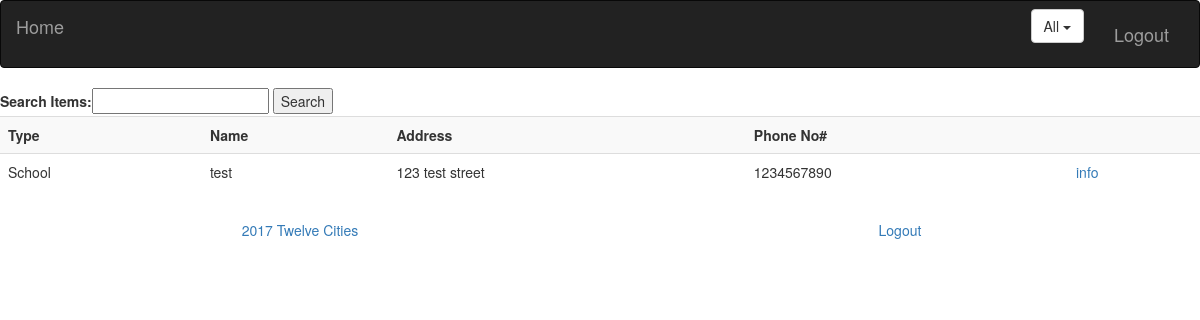
The page /item/ on the database as committed earlier.
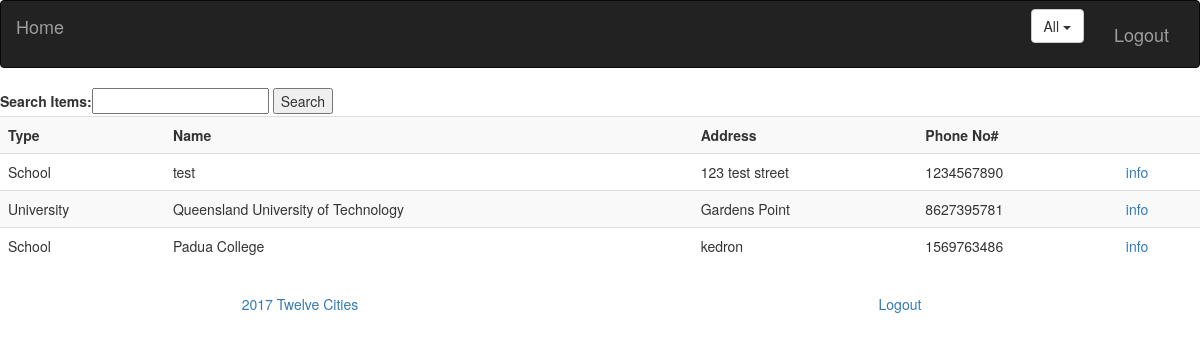
The same page on the database as committed later.
### loginlanding/models.py (models this page shows, shortened)
class facilities(models.Model):
	email = models.CharField(max_length=200)
	name = models.CharField(max_length=200)
	address = models.CharField(max_length=200)
	facilityType = models.CharField(max_length=200)
	phone = models.CharField(max_length=10)
	description = models.TextField
	latitude = models.DecimalField(max_digits=8, decimal_places=4)
	longitude = models.DecimalField(max_digits=8, decimal_places=4)

### loginlanding/views.py (the view)
# urls.py: url('in/(?P<id>[a-z,A-Z,0-9]+)/$', views.index2, name='index'),
def index(request):
    if request.method == 'POST':
        form = search(request.POST)
        if form.is_valid():
            userSearch = form.data['search']
            return redirect('/item/search/'+userSearch, permanent=True)
    else:
        form = search()
    all_facilities = facilities.objects.all()
    template = loader.get_template('loginlanding/index.html')
    context = {
        'all_facilities': all_facilities,
    }
    return render(request, 'loginlanding/index.html', {'all_facilities': all_facilities, 'form': form})

### loginlanding/forms.py
class search(forms.Form):
    search = forms.CharField(label='Search Items', max_length=100)

### loginlanding/templates/loginlanding/index.html (shortened to what this page needs)
{% extends 'loginlanding/base.html' %}
{% block base %}
	<form action="" method="post">
    {{ form }}
    <input type="submit" value="Search" />
    <table class="table table-striped">
        <tr>
            <th>Type</th>
            <th>Name</th>
            <th>Address</th>
            <th>Phone No#</th>
            <th></th>
        </tr>
        {% for facilities in all_facilities %}
            <tr>
            <td>{{facilities.facilityType}}</td>
            <td>{{ facilities.name }}</td>
            <td>{{ facilities.address }}</td>
            <td>{{ facilities.phone }}</td>
            <td><a href="/item/{{ facilities.id }}/">info</a></td>
            </tr>
        {% endfor %}
    </table>
{% endblock %}

### loginlanding/templates/loginlanding/base.html (shortened to what this page needs)
<!DOCTYPE html>
<html lang="en">
{% load static %}
<link rel="stylesheet" href="https://maxcdn.bootstrapcdn.com/bootstrap/3.3.7/css/bootstrap.min.css">
<link rel="stylesheet" type="text/css" href="{% static 'landing/style.css' %}"/>
<nav class="navbar navbar-inverse">
    <div class="container-fluid">
        <div class="navbar-header">
            <a class="navbar-brand" href="/home">Home</a>
        </div>
        <div class="navbar-form navbar-right">
            <a class="navbar-brand" >Logout</a>
        </div>
        <div class="navbar-form navbar-right">
            <div class="dropdown">
                <button class="btn btn-default dropdown-toggle" type="button" id="dropdownMenu1" data-toggle="dropdown" aria-haspopup="true" aria-expanded="true">
                    All
                    <span class="caret"></span>
                </button>
            </div>
        </div>
    </div>
</nav>
<body>
{% block base %}
{% endblock %}
</body>
    <div class="row">
        <div class="col-lg-12">
            <ul class="nav nav-pills nav-justified">
                <li><a href="/home">2017 Twelve Cities</a></li>
                <li><a href="/home">Logout</a></li>
            </ul>
        </div>
    </div>

### static/landing/style.css (style rules this page uses)
table { width: 50%; margin-left: auto; margin-right: auto; }
body { background: white; }

Rows that differ between the two databases and show on the page:
added facilities: facilityType "University", name "Queensland University of Technology", address "Gardens Point", phone "8627395781"
added facilities: facilityType "School", name "Padua College", address "kedron", phone "1569763486"
